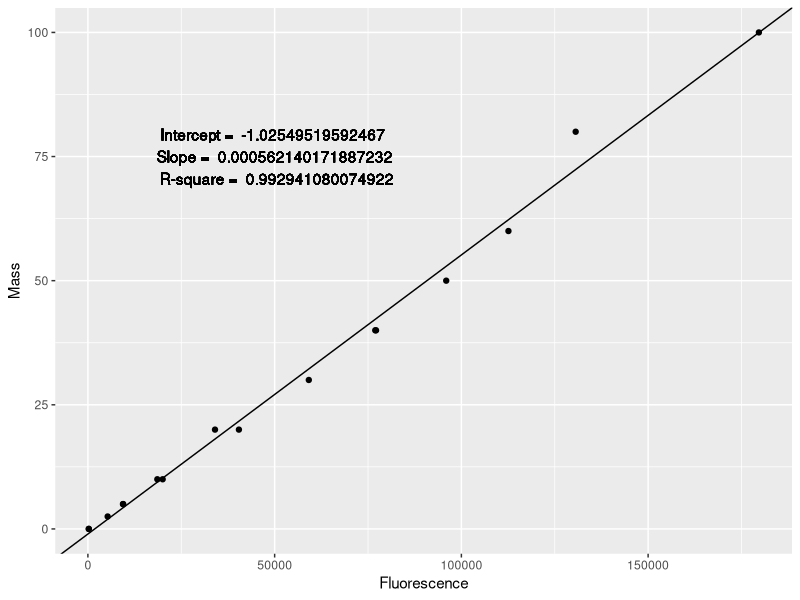

The R script that drew this image:
## ---- chunk 1
library(readxl)
library(tidyverse)
'%!in%' <- function(x,y)!('%in%'(x,y))
## ---- chunk 2
RawValues <- 
  read_excel("./Data/March2023.xlsx", sheet = "Plate1") %>%
  rename(Row = 1) %>% 
  pivot_longer(2:13, names_to = "Column", values_to = "Fluorescence")

RawValues
## ---- chunk 3
Standards <- c(10, 8, 6, 4, 2, 1, 0.5, 0)
VolumeC1 <- 10
VolumeC2 <- 5
VolumeSample <- 2
## ---- chunk 4
AddedMass <- tibble(
  Column = as.character(c(rep(1, 8), rep(2, 8))),
  Row = rep(c("A", "B", "C", "D", "E", "F", "G", "H"),2),
  Mass = c(Standards*VolumeC1, Standards*VolumeC2)
)
AddedMass

StandardCurve <-
  RawValues %>% 
  filter(Column %in% c("1","2")) %>% 
  left_join(AddedMass, by = c("Column", "Row"))

mod <-lm(Mass ~ Fluorescence, data = StandardCurve)
summary(mod)
anova(mod)
intercept <- mod$coefficients[1]
slope <- mod$coefficients[2]
R2 <- summary(mod)$r.squared

StandardCurve %>% 
  ggplot(aes(Fluorescence, Mass)) +
  geom_point() +
  geom_abline(slope = slope, intercept = intercept)+
  geom_text(x=50000, y=75, label = paste(
    "Intercept = ", intercept, "\n",
    "Slope = ", slope, "\n",
    "R-square = ", R2
  ))
## ---- chunk 5
SampleConc <- RawValues %>%
  filter(Column %!in% c("1", "2")) %>% 
  mutate(`Mass (ng)` = slope*Fluorescence-intercept,
         `Concentration (ng/ul)` = `Mass (ng)` / VolumeSample) %>% 
  arrange(as.integer(Column), Row) %>% 
  select(Column, Row, `Concentration (ng/ul)`)

SampleConcMat <-   
  SampleConc %>% 
  pivot_wider(names_from = Column, values_from = `Concentration (ng/ul)`)

SampleConcVolumes <-
  SampleConc %>% 
  mutate(`Volume for 10ng (ul)` = 10/`Concentration (ng/ul)`,
         `Volume for 60ng (ul)` = 60/`Concentration (ng/ul)`,
         `Volume for 80ng (ul)` = 80/`Concentration (ng/ul)`)


SampleConcVolumes
